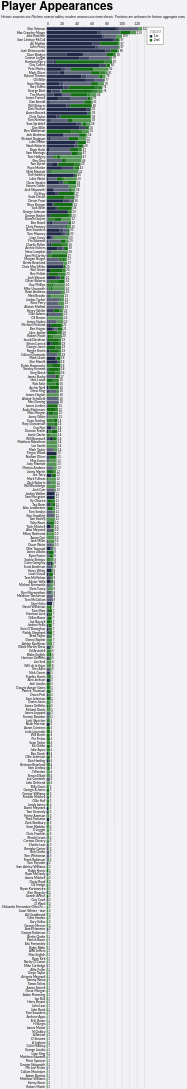

Specify this chart in Vega-Lite:
### Vega-Lite specification from a JSON file in a GitHub repository (floating-point values rounded to 4 significant figures; data arrays with more than 128 entries replaced by an {"elided": "..."} marker saying what was removed)
{"config": {"axis": {"labelFont": "Lato, sans-serif", "titleFont": "PT Sans Narrow, Helvetica Neue, Helvetica, Arial, sans-serif", "labelFontSize": 13, "titleFontSize": 24, "gridColor": "#202947", "gridOpacity": 0.2}, "header": {"labelFont": "PT Sans Narrow, Helvetica Neue, Helvetica, Arial, sans-serif", "titleFont": "PT Sans Narrow, Helvetica Neue, Helvetica, Arial, sans-serif", "labelFontSize": 24, "titleFontSize": 28, "labelFontWeight": "bold", "orient": "left"}, "legend": {"labelFont": "Lato, sans-serif", "titleFont": "PT Sans Narrow, Helvetica Neue, Helvetica, Arial, sans-serif", "labelFontSize": 14, "titleFontSize": 16, "titlePadding": 5, "fillColor": "white", "strokeColor": "black", "padding": 10, "titleFontWeight": "lighter", "titleFontStyle": "italic", "titleColor": "gray", "offset": 10}, "title": {"font": "PT Sans Narrow, Helvetica Neue, Helvetica, Arial, sans-serif", "fontSize": 48, "fontWeight": "bold", "anchor": "start", "align": "center", "titlePadding": 20, "subtitlePadding": 10, "subtitleFontSize": 13, "subtitleColor": "", "subtitleFontStyle": "italic", "offset": 15, "color": "black"}, "axisX": {"labelAngle": 0}, "facet": {"title": null, "header": null, "align": {"row": "each", "column": "each"}}, "resolve": {"scale": {"y": "independent", "facet": "independent"}}, "background": "#f2f1f4"}, "layer": [{"mark": {"type": "bar"}, "encoding": {"color": {"field": "squad", "legend": {"orient": "right"}, "scale": {"domain": ["1st", "2nd"], "range": ["#202947", "#146f14"]}, "title": "Squad", "type": "nominal"}, "opacity": {"field": "start", "legend": null, "scale": {"domain": ["Start", "Bench", "Unknown"], "range": [1.0, 0.7, 0.4]}, "type": "nominal"}, "order": {"field": "squad", "sort": "ascending", "type": "quantitative"}, "tooltip": [{"field": "player", "title": "Player", "type": "nominal"}, {"field": "squad", "title": "Squad", "type": "nominal"}, {"aggregate": "sum", "field": "games", "title": "Games", "type": "quantitative"}, {"field": "start", "title": "Started?", "type": "nominal"}], "x": {"aggregate": "sum", "axis": {"orient": "top", "title": null}, "field": "games", "type": "quantitative"}, "y": {"field": "player", "sort": "-x", "title": null, "type": "nominal"}}, "title": {"text": "Player Appearances", "subtitle": "Historic seasons use Pitchero season tables; modern seasons use team sheets. Positions are unknown for historic aggregate rows."}}, {"mark": {"type": "text", "align": "left", "baseline": "middle", "dx": 3, "fontSize": 12}, "encoding": {"text": {"aggregate": "sum", "field": "games", "type": "quantitative"}, "x": {"aggregate": "sum", "field": "games", "type": "quantitative"}, "y": {"field": "player", "sort": "-x", "type": "nominal"}}}], "data": {"name": "data-85e013c38e9bb1fd070d9b6067d248dd"}, "height": {"step": 15}, "width": 400, "$schema": "https://vega.github.io/schema/vega-lite/v5.20.1.json", "datasets": {"data-85e013c38e9bb1fd070d9b6067d248dd": {"elided": "2104 records"}}}
